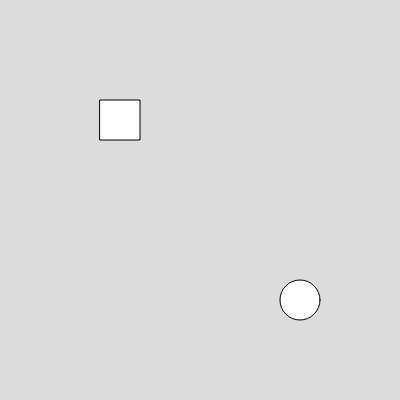
Frame 1 (no input)
Frame 60 (no input): identical to frame 1, image omitted
Frame 120 (the mouse pressed at the canvas centre since frame 60): identical to frame 1, image omitted

The p5.js sketch that drew this single still picture (run headless with seeded random() and noise() and a simulated clock; from frame 60 on, the mouse is pressed at the canvas centre):

// p5.js sketch
// ── sketch.js
let fx;
let fy;
let fl;
let cx;
let cy;
let cd;
function setup() {
  createCanvas(400, 400);
  fx=width/4;
  fy=height/4;
  fl=width/10;
  cx=3*width/4;
  cy=3*height/4;
  cd=width/10;
}

function draw() {
  background(220);
  rect(fx,fy,fl,fl);
  circle(cx,cy,cd);
  if (keyIsPressed==true){
    if (keyIsDown(LEFT_ARROW)){
    fx--;
  }
  if (keyIsDown(RIGHT_ARROW)){
    fx++;
  }
  if (keyIsDown(UP_ARROW)){
    fy--;
  }
  if (keyIsDown(DOWN_ARROW)){
    fy++;
  }
  if (keyIsDown(65)){
    cx--;
  }
  if (keyIsDown(68)){
    cx++;
  }
  if (keyIsDown(87)){
    cy--;
  }
  if (keyIsDown(83)){
    cy++;
  }
  }
    
}
